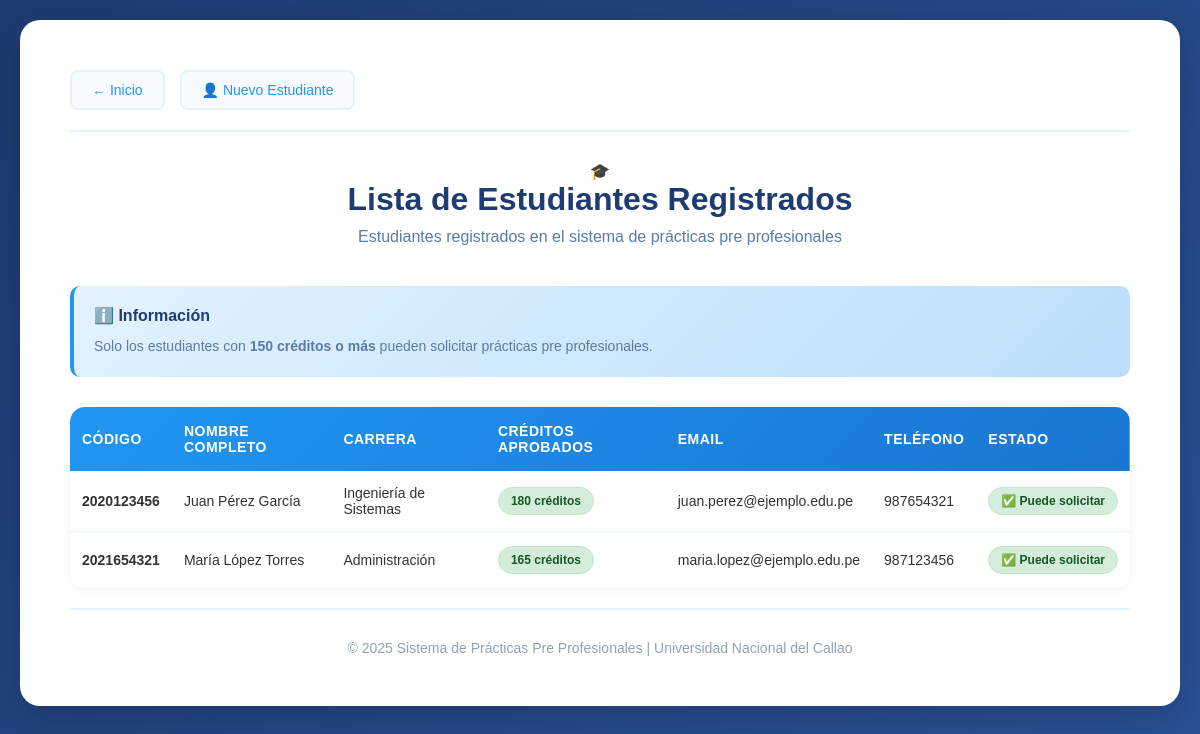
The app's page /index.php?action=lista_estudiantes with its own data.
### tables this page shows
CREATE TABLE estudiantes (
    codigo VARCHAR(20) PRIMARY KEY,
    nombre VARCHAR(100) NOT NULL,
    apellido VARCHAR(100) NOT NULL,
    email VARCHAR(100) UNIQUE,
    carrera VARCHAR(100),
    creditos_aprobados INT DEFAULT 0,
    telefono VARCHAR(20),
    fecha_registro DATETIME DEFAULT CURRENT_TIMESTAMP
);

### controllers/EstudianteController.php (called while the page is built, shortened)
<?php
class EstudianteController {
    private $estudiante;
    public function __construct() {
        $database = new Database();
        $this->db = $database->getConnection();
        $this->estudiante = new Estudiante($this->db);
    }
    public function listar() {
        $stmt = $this->estudiante->leerTodos();
        include 'views/estudiante/lista.php';
    }
}

### config/database.php (called while the page is built, shortened)
<?php
class Database {
    private $host = "localhost";
    private $db_name = "practicas_preprofesionales";
    private $username = "root";
    private $password = "";
    public function getConnection() {
        $this->conn = null;
        try {
            $this->conn = new PDO("mysql:host=" . $this->host . ";dbname=" . $this->db_name, $this->username, $this->password);
            $this->conn->exec("set names utf8");
            $this->conn->setAttribute(PDO::ATTR_ERRMODE, PDO::ERRMODE_EXCEPTION);
        } catch(PDOException $exception) {
            echo "Error de conexión: " . $exception->getMessage();
        }
        return $this->conn;
    }
}

### models/Estudiante.php (called while the page is built, shortened)
<?php
class Estudiante {
    private $conn;
    private $table = "estudiantes";
    public function __construct($db) {
        $this->conn = $db;
    }
    public function leerTodos() {
        $query = "SELECT * FROM " . $this->table . " ORDER BY fecha_registro DESC";
        $stmt = $this->conn->prepare($query);
        $stmt->execute();
        return $stmt;
    }
}

### views/Estudiante/lista.php (the view, shortened to what this page needs)
<!DOCTYPE html>
<html lang="es">
<head>
    <link rel="stylesheet" href="views/style.css">
</head>
<body>
    <div class="container">
        <div class="nav">
            <a href="index.php">← Inicio</a>
            <a href="index.php?action=registro_estudiante">👤 Nuevo Estudiante</a>
        </div>
        <div class="header">
            <div class="logo">🎓</div>
            <h1>Lista de Estudiantes Registrados</h1>
            <p>Estudiantes registrados en el sistema de prácticas pre profesionales</p>
        </div>
        <div class="info-box">
            <h3>ℹ️ Información</h3>
            <p>Solo los estudiantes con <strong>150 créditos o más</strong> pueden solicitar prácticas pre profesionales.</p>
        </div>
        <div class="table-container">
            <table>
                <thead>
                    <tr>
                        <th>Código</th>
                        <th>Nombre Completo</th>
                        <th>Carrera</th>
                        <th>Créditos Aprobados</th>
                        <th>Email</th>
                        <th>Teléfono</th>
                        <th>Estado</th>
                    </tr>
                </thead>
                <tbody>
                    <?php if ($stmt->rowCount() > 0): ?>
                        <?php while($row = $stmt->fetch(PDO::FETCH_ASSOC)): ?>
                            <?php
                                $creditos = (int)$row['creditos_aprobados'];
                                $estadoBadge = $creditos >= 150 ? '✅ Puede solicitar' : '⚠️ Faltan créditos';
                                $badgeClass = $creditos >= 150 ? 'badge-success' : 'badge-warning';
                            ?>
                            <tr>
                                <td><strong><?php echo htmlspecialchars($row['codigo']); ?></strong></td>
                                <td><?php echo htmlspecialchars($row['nombre'] . ' ' . $row['apellido']); ?></td>
                                <td><?php echo htmlspecialchars($row['carrera']); ?></td>
                                <td><span class="badge <?php echo $badgeClass; ?>"><?php echo $creditos; ?> créditos</span></td>
                                <td><?php echo htmlspecialchars($row['email']); ?></td>
                                <td><?php echo htmlspecialchars($row['telefono']); ?></td>
                                <td><span class="badge <?php echo $badgeClass; ?>"><?php echo $estadoBadge; ?></span></td>
                            </tr>
                        <?php endwhile; ?>
                    <?php else: ?>
                        <tr>
                            <td colspan="7" class="no-data">No hay estudiantes registrados.</td>
                        </tr>
                    <?php endif; ?>
                </tbody>
            </table>
        </div>
        <div class="footer">
            <p>© 2025 Sistema de Prácticas Pre Profesionales | Universidad Nacional del Callao</p>
        </div>
    </div>
</body>
</html>

### index.php (shortened to what this page needs)
<?php
require_once 'config/database.php';
require_once 'models/Estudiante.php';
require_once 'controllers/EstudianteController.php';
$action = isset($_GET['action']) ? $_GET['action'] : 'home';
switch($action) {
    case 'lista_estudiantes':
        $controller = new EstudianteController();
        $controller->listar();
        break;
}
?>

### views/style.css (style rules this page uses)
* { margin: 0; padding: 0; box-sizing: border-box; }
body { font-family: Arial, sans-serif; background: linear-gradient(135deg, #1e3c72 0%, #2a5298 100%); min-height: 100vh; padding: 20px; }
.container { max-width: 1200px; width: 100%; margin: 0 auto; background: white; padding: 50px; border-radius: 20px; box-shadow: 0 10px 40px rgba(0,0,0,0.2); }
.header { text-align: center; margin-bottom: 40px; }
.header h1 { color: #1e3c72; font-size: 32px; margin-bottom: 10px; font-weight: bold; }
.header p { color: #5a7ba5; font-size: 16px; }
.nav { margin-bottom: 30px; padding-bottom: 20px; border-bottom: 2px solid #e3f2fd; display: flex; gap: 15px; flex-wrap: wrap; }
.nav a { color: #2196F3; text-decoration: none; padding: 10px 20px; border-radius: 8px; transition: all 0.3s ease; font-size: 14px; display: inline-flex; align-items: center; gap: 5px; background: #f8fbff; border: 2px solid #e3f2fd; }
.table-container { overflow-x: auto; margin-top: 20px; border-radius: 15px; box-shadow: 0 2px 10px rgba(0,0,0,0.05); }
table { width: 100%; border-collapse: collapse; background: white; }
thead { background: linear-gradient(135deg, #2196F3 0%, #1976D2 100%); }
th { padding: 16px 12px; text-align: left; color: white; font-weight: 600; font-size: 14px; text-transform: uppercase; letter-spacing: 0.5px; }
td { padding: 14px 12px; border-bottom: 1px solid #e3f2fd; font-size: 14px; color: #333; }
tbody tr { transition: all 0.2s ease; }
tbody tr:last-child td { border-bottom: none; }
.badge { padding: 6px 12px; border-radius: 20px; font-size: 12px; font-weight: 600; display: inline-block; white-space: nowrap; }
.badge-success { background: #d4edda; color: #155724; border: 1px solid #c3e6cb; }
.info-box { background: linear-gradient(135deg, #e3f2fd 0%, #bbdefb 100%); padding: 20px; border-radius: 10px; margin-bottom: 30px; border-left: 4px solid #2196F3; }
.info-box h3 { color: #1e3c72; font-size: 16px; margin-bottom: 10px; }
.info-box p { color: #5a7ba5; font-size: 14px; line-height: 1.6; }
.footer { text-align: center; padding-top: 30px; margin-top: 20px; border-top: 2px solid #e3f2fd; color: #90a4ae; font-size: 14px; }

### records on screen
estudiantes: codigo "2020123456", nombre+apellido "Juan Pérez García", carrera "Ingeniería de Sistemas", creditos_aprobados "180", email "juan.perez@ejemplo.edu.pe", telefono "987654321", creditos_aprobados "✅ Puede solicitar"
estudiantes: codigo "2021654321", nombre+apellido "María López Torres", carrera "Administración", creditos_aprobados "165", email "maria.lopez@ejemplo.edu.pe", telefono "987123456", creditos_aprobados "✅ Puede solicitar"
